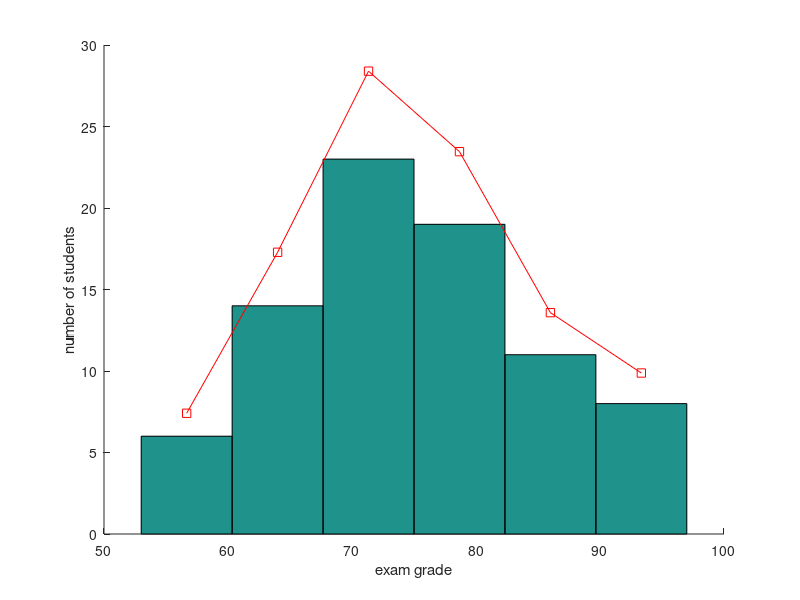
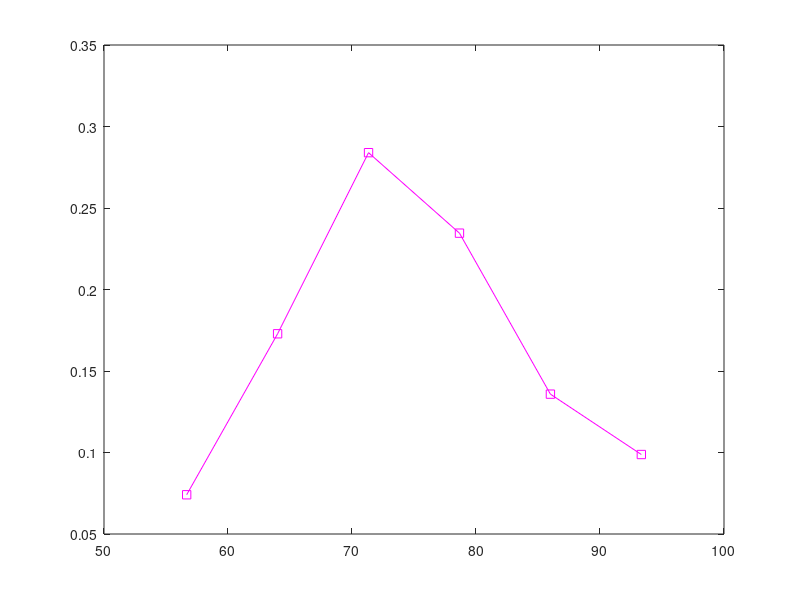
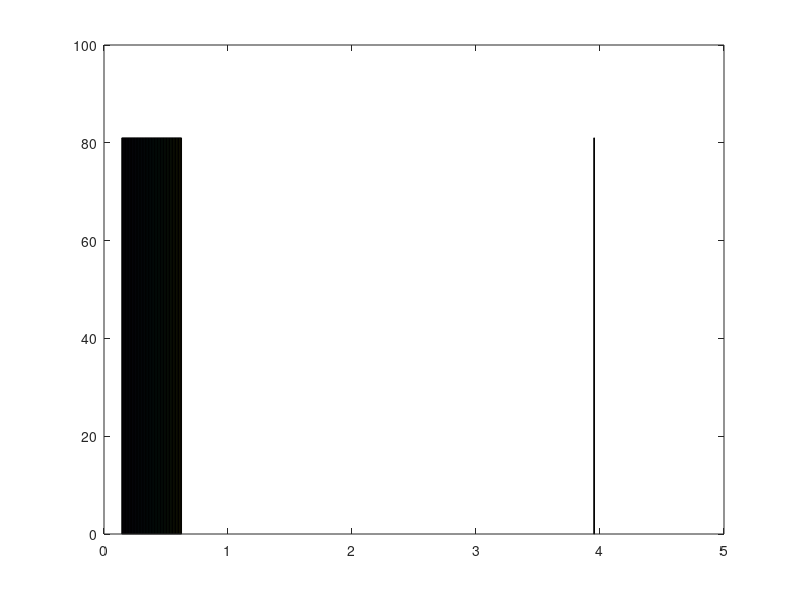

The MATLAB script that drew these images, in order:
clc;
close all;
clear all;

format long g;
format compact;


x=[68 84 75 82 68 90 62 88 76 93 73 79 ...
   88 73 60 93 71 59 85 75 61 65 75 87 ...
   74 62 95 78 63 72 66 78 82 75 94 77 ...
   69 74 68 60 96 78 89 61 75 95 60 79 ...
   83 71 79 79 62 67 97 78 85 76 65 71 ...
   75 65 80 73 57 88 78 62 76 53 74 86 ...
   67 73 81 72 63 76 75 85 77];

% find the minimum value
minVal = min(x);
fprintf("min value is %d\n", minVal)

% find the maximum value
maxVal = max(x);
fprintf("max value is %d\n", maxVal)

% calculate the mean value
meanVal = mean(x);
fprintf("mean value is %d\n", meanVal)

% calculate the median
medianVal = median(x);
fprintf("median value is %d\n", medianVal)

% calculate the mode
modeVal = mode(x);
fprintf("mod values is %d\n", modeVal)

% calculate the standard deviation
stdVal = std(x);
fprintf("standard deviation is %d\n", stdVal)

nbins = 6;
% plot the histogram of the data set with $nbins classes
figure(1);
hold on;
% histogram(x,nbins) % results in a different graph
% or run the below code (not recommended)
hist(x, nbins)

% obtain class frequencies and marks with $nbins classes
[classFreqs, classMarks] = hist(x, nbins); 
disp(["class frequencies: ", classFreqs])
disp(["class marks: ", classMarks])

% plot the relative frequency curve
xlabel("exam grade");
ylabel("number of students");
relativeFreqs = classFreqs / sum(classFreqs);
disp(["relative frequencies", relativeFreqs])
plot(classMarks, relativeFreqs*100, '-rs')

figure(2);
plot(classMarks, relativeFreqs, '-ms')

% plot a logarithmic histogram
y = zeros(length(x));
for i=1:length(x)
    y(i)=log(x(i));
end

figure(3);
hist(y, nbins);



